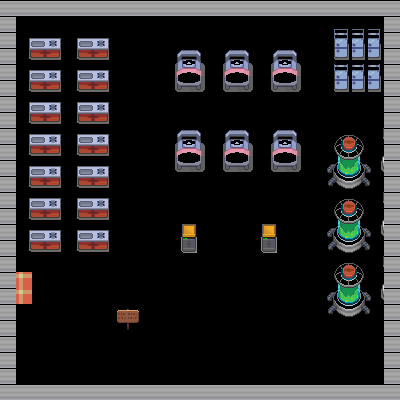

This is a level from a 2D game, rendered from its Tiled map with the project's own tilesets. A one-line summary and the map file follow, with tile-layer data summarised:
An orthogonal 25x25 tile map with 16x16 px tiles, 3 tile layers (background, walls, elements), 2 tilesets and 34 objects (32x collision, spawn_house3, exit_house3).

<map version="1.5" tiledversion="1.6.0" orientation="orthogonal" renderorder="right-down" width="25" height="25" tilewidth="16" tileheight="16" infinite="0" nextlayerid="5" nextobjectid="38">
 <tileset firstgid="1" source="house.tsx" />
 <tileset firstgid="776" source="nature.tsx" />
 <layer id="1" name="background" width="25" height="25">
  <data>[625 cells, 625 non-empty, 3 distinct tile ids]</data>
 </layer>
 <layer id="2" name="walls" width="25" height="25">
  <data>[625 cells, 96 non-empty, 1 distinct tile ids]</data>
 </layer>
 <layer id="3" name="elements" width="25" height="25">
  <data>[625 cells, 233 non-empty, 51 distinct tile ids]</data>
 </layer>
 <objectgroup id="4" name="objects">
  <object id="1" name="spawn_house3" x="53.0781" y="296.844">
   <point />
  </object>
  <object id="2" name="exit_house3" x="23.5902" y="271.78" width="10.3208" height="33.911" />
  <object id="3" type="collision" x="0" y="0" width="17.2013" height="400.052" />
  <object id="5" type="collision" x="17.2013" y="0.491464" width="382.359" height="15.2354" />
  <object id="6" type="collision" x="383.834" y="15.7269" width="15.7269" height="383.834" />
  <object id="7" type="collision" x="17.6927" y="384.817" width="366.141" height="13.761" />
  <object id="8" type="collision" x="29.9793" y="37.3513" width="30.9623" height="21.133" />
  <object id="9" type="collision" x="77.1599" y="38.3342" width="31.4537" height="22.1159" />
  <object id="10" type="collision" x="28.5049" y="69.2965" width="31.9452" height="22.1159" />
  <object id="11" type="collision" x="77.1599" y="70.2794" width="31.9452" height="22.1159" />
  <object id="12" type="collision" x="28.9964" y="102.225" width="31.4537" height="20.6415" />
  <object id="13" type="collision" x="77.6514" y="102.225" width="31.4537" height="22.6074" />
  <object id="14" type="collision" x="28.9964" y="134.661" width="31.9452" height="21.6244" />
  <object id="15" type="collision" x="77.6514" y="133.678" width="31.4537" height="21.133" />
  <object id="16" type="collision" x="28.9964" y="166.606" width="31.9452" height="21.6244" />
  <object id="17" type="collision" x="76.177" y="166.606" width="32.9281" height="21.133" />
  <object id="18" type="collision" x="29.4879" y="198.552" width="30.9623" height="22.1159" />
  <object id="19" type="collision" x="76.6684" y="198.552" width="32.4366" height="20.15" />
  <object id="20" type="collision" x="28.9964" y="229.022" width="30.9623" height="23.0988" />
  <object id="21" type="collision" x="76.6684" y="230.005" width="30.4708" height="21.6244" />
  <object id="22" type="collision" x="181.842" y="224.599" width="14.7439" height="27.522" />
  <object id="23" type="collision" x="115.494" y="310.605" width="24.5732" height="14.2525" />
  <object id="24" type="collision" x="262.442" y="224.599" width="14.7439" height="28.5049" />
  <object id="25" type="collision" x="327.315" y="265.391" width="45.2147" height="52.0952" />
  <object id="26" type="collision" x="331.247" y="198.06" width="34.4025" height="54.0611" />
  <object id="27" type="collision" x="330.756" y="134.17" width="34.894" height="54.0611" />
  <object id="28" type="collision" x="333.704" y="29.4879" width="46.1976" height="30.9623" />
  <object id="29" type="collision" x="334.196" y="64.8733" width="45.7062" height="27.522" />
  <object id="30" type="collision" x="172.013" y="54.0611" width="32.9281" height="39.3171" />
  <object id="31" type="collision" x="224.599" y="52.0952" width="25.5561" height="39.3171" />
  <object id="32" type="collision" x="269.322" y="52.0952" width="32.9281" height="39.8086" />
  <object id="33" type="collision" x="173.978" y="131.712" width="30.4708" height="40.7915" />
  <object id="34" type="collision" x="223.125" y="136.627" width="29.4879" height="34.4025" />
  <object id="35" type="collision" x="271.288" y="134.661" width="27.0305" height="37.3513" />
 </objectgroup>
</map>
